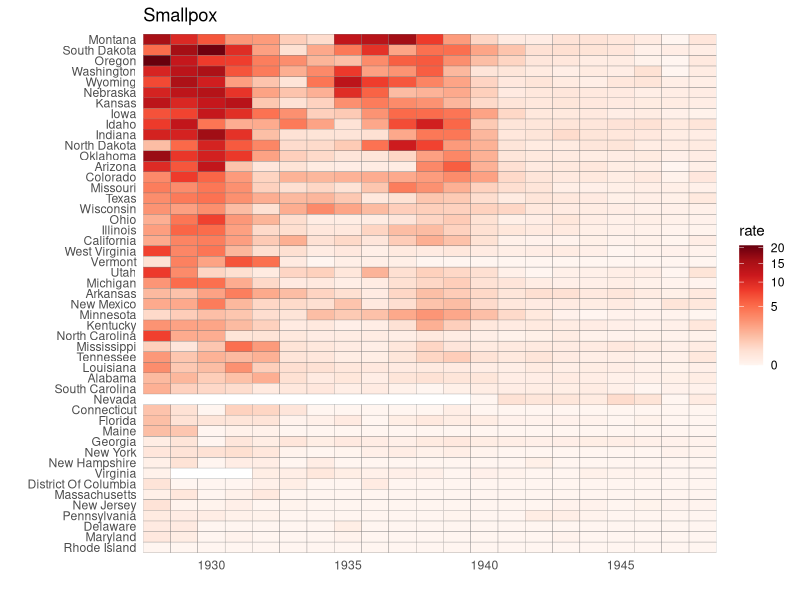
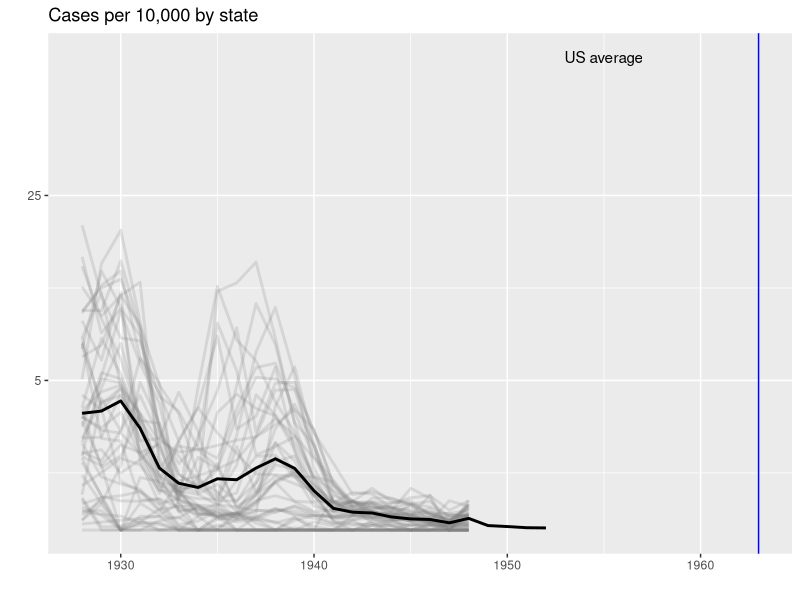
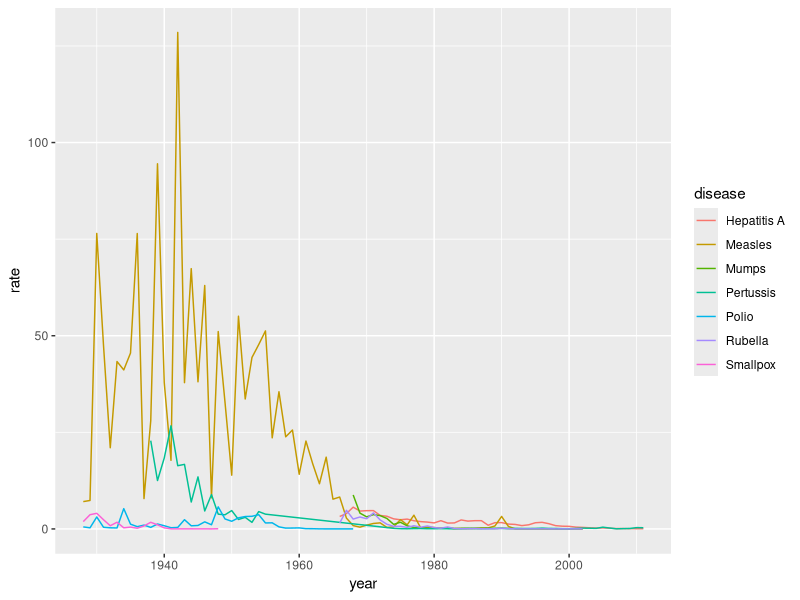
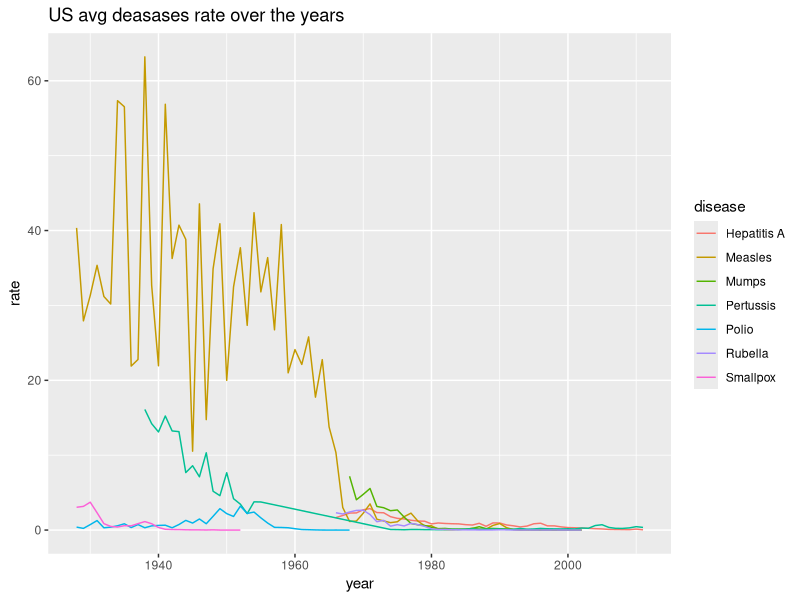

Source code (R) for these figures, in order:
#Exercise 1: Tile plot - measles and smallpox
#The sample code given creates a tile plot showing the
#rate of measles cases per population. We are going to
#modify the tile plot to look at smallpox cases instead.
#Instructions
#Modify the tile plot to show the rate of smallpox cases 
#instead of measles cases.
#Exclude years in which cases were reported in fewer than 
#10 weeks from the plot.


library(dplyr)
library(ggplot2)
library(RColorBrewer)
library(dslabs)
data(us_contagious_diseases)

the_disease = "Smallpox"
dat <- us_contagious_diseases %>% 
  filter(!state%in%c("Hawaii","Alaska") & disease == the_disease & weeks_reporting>=10) %>% 
  mutate(rate = count / population * 10000) %>%
  mutate(state = reorder(state, rate))


dat %>% ggplot(aes(year, state, fill = rate)) + 
  geom_tile(color = "grey50") + 
  scale_x_continuous(expand=c(0,0)) + 
  scale_fill_gradientn(colors = brewer.pal(9, "Reds"), trans = "sqrt") + 
  theme_minimal() + 
  theme(panel.grid = element_blank()) + 
  ggtitle(the_disease) + 
  ylab("") + 
  xlab("")

#Exercise 2. Time series plot - measles and smallpox
#The sample code given creates a time series plot showing 
#the rate of measles cases per population by state.
#We are going to again modify this plot to look at smallpox cases instead.
#Instructions
#Modify the sample code for the time series plot to plot data
#for smallpox instead of for measles.
#Once again, restrict the plot to years in which cases were reported in at least 10 weeks.


library(dplyr)
library(ggplot2)
library(dslabs)
library(RColorBrewer)
data(us_contagious_diseases)

the_disease = "Smallpox"
dat <- us_contagious_diseases %>%
  filter(!state%in%c("Hawaii","Alaska") & disease == the_disease  & weeks_reporting>=10) %>%
  mutate(rate = count / population * 10000) %>%
  mutate(state = reorder(state, rate))

avg <- us_contagious_diseases %>%
  filter(disease==the_disease) %>% group_by(year) %>%
  summarize(us_rate = sum(count, na.rm=TRUE)/sum(population, na.rm=TRUE)*10000)

dat %>% ggplot() +
  geom_line(aes(year, rate, group = state),  color = "grey50", 
            show.legend = FALSE, alpha = 0.2, size = 1) +
  geom_line(mapping = aes(year, us_rate),  data = avg, size = 1, color = "black") +
  scale_y_continuous(trans = "sqrt", breaks = c(5,25,125,300)) + 
  ggtitle("Cases per 10,000 by state") + 
  xlab("") + 
  ylab("") +
  geom_text(data = data.frame(x=1955, y=50), mapping = aes(x, y, label="US average"), color="black") + 
  geom_vline(xintercept=1963, col = "blue")


#Exercise 3: Time series plot - all diseases in California
#Now we are going to look at the rates of all diseases in one state. 
#Again, you will be modifying the sample code to produce the desired plot.
#Instructions
#For the state of California, make a time series plot showing
#rates for all diseases.
#Include only years with 10 or more weeks reporting.
#Use a different color for each disease.
#Include your aes function inside of ggplot rather than inside 
#your geom layer.


library(dplyr)
library(ggplot2)
library(dslabs)
library(RColorBrewer)
data(us_contagious_diseases)

us_contagious_diseases %>% filter(state=="California" & weeks_reporting >= 10) %>% 
  group_by(year, disease) %>%
  summarize(rate = sum(count)/sum(population)*10000) %>%
  ggplot(aes(year, rate, color = disease)) + 
  geom_line()


#Exercise 4: Time series plot - all diseases in the United States
#Now we are going to make a time series plot for the rates of all
#diseases in the United States. For this exercise, we have provided 
#less sample code - you can take a look at the previous exercise to 
#get you started.
#Instructions
#Compute the US rate by using summarize to sum over states. 
#Call the variable rate.
#The US rate for each disease will be the total number 
#of cases divided by the total population.
#Remember to convert to cases per 10,000.
#You will need to filter for !is.na(population) to get all the data.
#Plot each disease in a different color.



library(dplyr)
library(ggplot2)
library(dslabs)
library(RColorBrewer)
data(us_contagious_diseases)


us_contagious_diseases %>% filter(!is.na(population)) %>% 
  group_by(year, disease) %>%
  summarize(rate = sum(count)/sum(population)*10000) %>%
  ggplot(aes(year, rate, color = disease)) + 
  geom_line() + 
  ggtitle("US avg deasases rate over the years")
